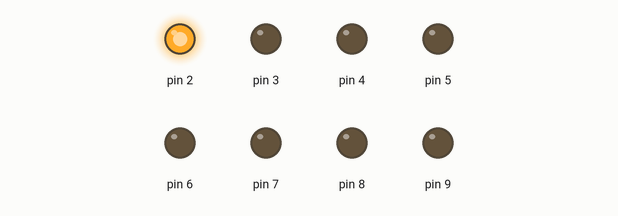
This sketch was run on a simulated Arduino Uno, built with avr-gcc and run on an emulated ATmega328P. On the bench: output pins drawn as LEDs (lit = HIGH).

Above: at 0.02 s.
At 0.32 s:
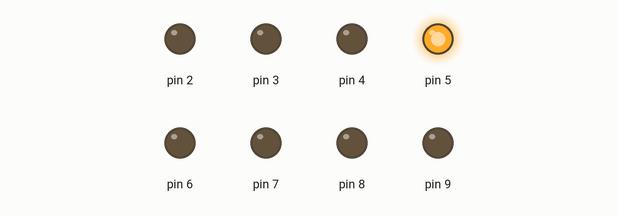
At 0.72 s:
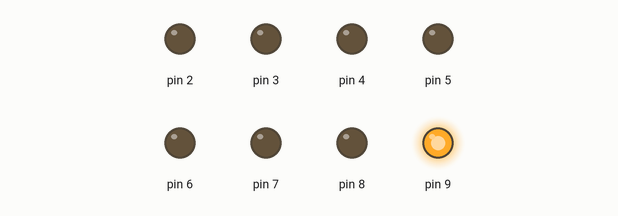
At 1.47 s:
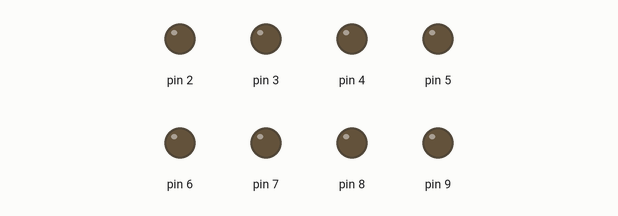
At 2.22 s:
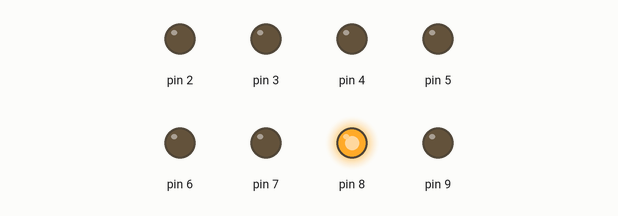
At 2.92 s:
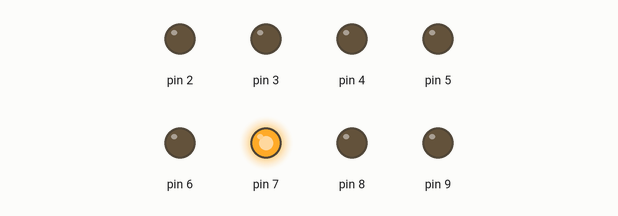
Timing chart, 0 to 3.2 s (numbered marks = the images above):
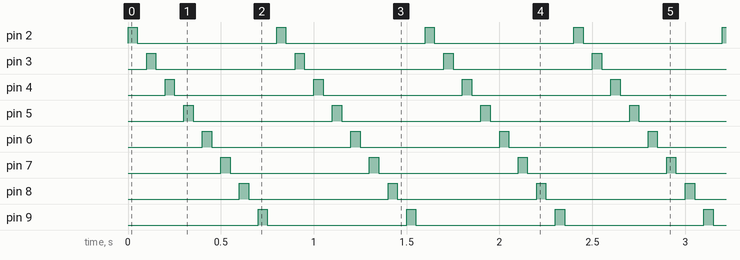

The sketch:

led8_maju_for.ino
```cpp
void setup() {
for(int i=2;i<=9;i++) //i=i+1
     {
     pinMode(i,OUTPUT);
     }
}
void loop() {
   for(int i=2;i<=9;i++)
     {
    digitalWrite(i,HIGH);delay(50);
    digitalWrite(i,LOW);delay(50);
    }
}
```

Measured:
- by itself, pin 2–9: alternates HIGH for 0.05 s and LOW for 0.75 s
- by itself, everything shown: repeats every 0.80 s, in 16 steps
